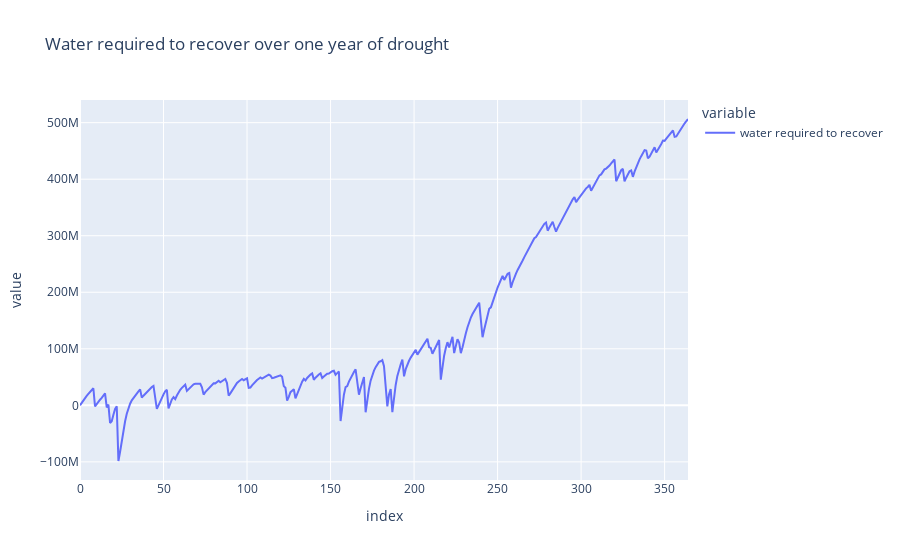

Notebook source saved alongside this figure:
### Code cell
px.line(data["water required to recover"], title="Water required to recover over one year of drought")

### Figure 1 — Plotly figure (JSON) as saved in the notebook; plotly's stock layout.template omitted (floating-point values rounded to 4 significant figures; data arrays with more than 128 entries replaced by an {"elided": "..."} marker saying what was removed)
{"data": [{"hovertemplate": "variable=water required to recover<br>index=%{x}<br>value=%{y}<extra></extra>", "legendgroup": "water required to recover", "line": {"color": "#636efa", "dash": "solid"}, "marker": {"symbol": "circle"}, "mode": "lines", "name": "water required to recover", "orientation": "v", "showlegend": true, "type": "scatter", "x": {"elided": "365 int values"}, "xaxis": "x", "y": {"elided": "365 float values"}, "yaxis": "y"}], "layout": {"legend": {"title": {"text": "variable"}, "tracegroupgap": 0}, "title": {"text": "Water required to recover over one year of drought"}, "xaxis": {"anchor": "y", "domain": [0, 1], "title": {"text": "index"}}, "yaxis": {"anchor": "x", "domain": [0, 1], "title": {"text": "value"}}}}
